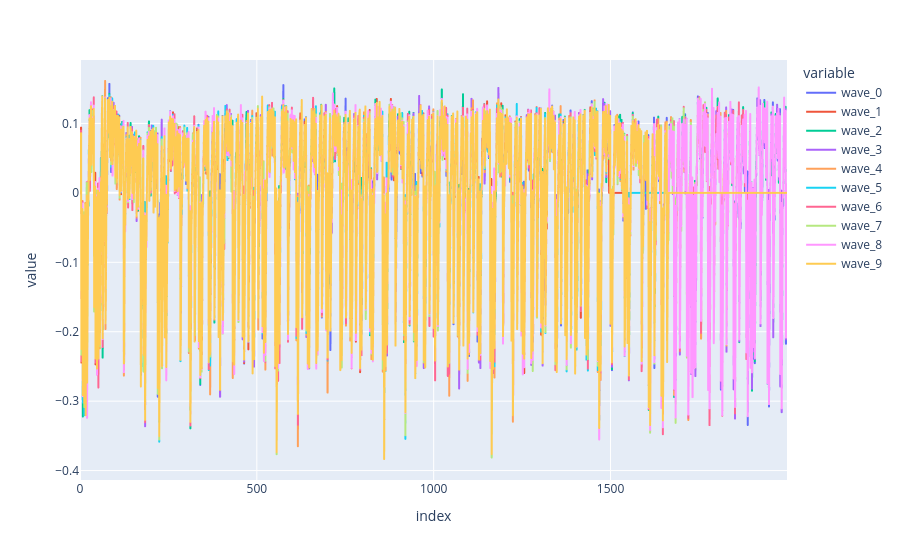

This figure's notebook cell:
### Code cell
px.line(pd.DataFrame(resynchronize_traces(proj.waves[0],wave_indecies=list(range(10)),width=2000,debug=False)))

### Figure 1 — Plotly figure (JSON) as saved in the notebook; plotly's stock layout.template omitted (floating-point values rounded to 4 significant figures; data arrays with more than 128 entries replaced by an {"elided": "..."} marker saying what was removed)
{"data": [{"hovertemplate": "variable=wave_0<br>index=%{x}<br>value=%{y}<extra></extra>", "legendgroup": "wave_0", "line": {"color": "#636efa", "dash": "solid"}, "marker": {"symbol": "circle"}, "mode": "lines", "name": "wave_0", "showlegend": true, "type": "scattergl", "x": {"elided": "2000 int values"}, "xaxis": "x", "y": {"elided": "2000 float values"}, "yaxis": "y"}, {"hovertemplate": "variable=wave_1<br>index=%{x}<br>value=%{y}<extra></extra>", "legendgroup": "wave_1", "line": {"color": "#EF553B", "dash": "solid"}, "marker": {"symbol": "circle"}, "mode": "lines", "name": "wave_1", "showlegend": true, "type": "scattergl", "x": {"elided": "2000 int values"}, "xaxis": "x", "y": {"elided": "2000 float values"}, "yaxis": "y"}, {"hovertemplate": "variable=wave_2<br>index=%{x}<br>value=%{y}<extra></extra>", "legendgroup": "wave_2", "line": {"color": "#00cc96", "dash": "solid"}, "marker": {"symbol": "circle"}, "mode": "lines", "name": "wave_2", "showlegend": true, "type": "scattergl", "x": {"elided": "2000 int values"}, "xaxis": "x", "y": {"elided": "2000 float values"}, "yaxis": "y"}, {"hovertemplate": "variable=wave_3<br>index=%{x}<br>value=%{y}<extra></extra>", "legendgroup": "wave_3", "line": {"color": "#ab63fa", "dash": "solid"}, "marker": {"symbol": "circle"}, "mode": "lines", "name": "wave_3", "showlegend": true, "type": "scattergl", "x": {"elided": "2000 int values"}, "xaxis": "x", "y": {"elided": "2000 float values"}, "yaxis": "y"}, {"hovertemplate": "variable=wave_4<br>index=%{x}<br>value=%{y}<extra></extra>", "legendgroup": "wave_4", "line": {"color": "#FFA15A", "dash": "solid"}, "marker": {"symbol": "circle"}, "mode": "lines", "name": "wave_4", "showlegend": true, "type": "scattergl", "x": {"elided": "2000 int values"}, "xaxis": "x", "y": {"elided": "2000 float values"}, "yaxis": "y"}, {"hovertemplate": "variable=wave_5<br>index=%{x}<br>value=%{y}<extra></extra>", "legendgroup": "wave_5", "line": {"color": "#19d3f3", "dash": "solid"}, "marker": {"symbol": "circle"}, "mode": "lines", "name": "wave_5", "showlegend": true, "type": "scattergl", "x": {"elided": "2000 int values"}, "xaxis": "x", "y": {"elided": "2000 float values"}, "yaxis": "y"}, {"hovertemplate": "variable=wave_6<br>index=%{x}<br>value=%{y}<extra></extra>", "legendgroup": "wave_6", "line": {"color": "#FF6692", "dash": "solid"}, "marker": {"symbol": "circle"}, "mode": "lines", "name": "wave_6", "showlegend": true, "type": "scattergl", "x": {"elided": "2000 int values"}, "xaxis": "x", "y": {"elided": "2000 float values"}, "yaxis": "y"}, {"hovertemplate": "variable=wave_7<br>index=%{x}<br>value=%{y}<extra></extra>", "legendgroup": "wave_7", "line": {"color": "#B6E880", "dash": "solid"}, "marker": {"symbol": "circle"}, "mode": "lines", "name": "wave_7", "showlegend": true, "type": "scattergl", "x": {"elided": "2000 int values"}, "xaxis": "x", "y": {"elided": "2000 float values"}, "yaxis": "y"}, {"hovertemplate": "variable=wave_8<br>index=%{x}<br>value=%{y}<extra></extra>", "legendgroup": "wave_8", "line": {"color": "#FF97FF", "dash": "solid"}, "marker": {"symbol": "circle"}, "mode": "lines", "name": "wave_8", "showlegend": true, "type": "scattergl", "x": {"elided": "2000 int values"}, "xaxis": "x", "y": {"elided": "2000 float values"}, "yaxis": "y"}, {"hovertemplate": "variable=wave_9<br>index=%{x}<br>value=%{y}<extra></extra>", "legendgroup": "wave_9", "line": {"color": "#FECB52", "dash": "solid"}, "marker": {"symbol": "circle"}, "mode": "lines", "name": "wave_9", "showlegend": true, "type": "scattergl", "x": {"elided": "2000 int values"}, "xaxis": "x", "y": {"elided": "2000 float values"}, "yaxis": "y"}], "layout": {"legend": {"title": {"text": "variable"}, "tracegroupgap": 0}, "margin": {"t": 60}, "xaxis": {"anchor": "y", "domain": [0, 1], "title": {"text": "index"}}, "yaxis": {"anchor": "x", "domain": [0, 1], "title": {"text": "value"}}}}
